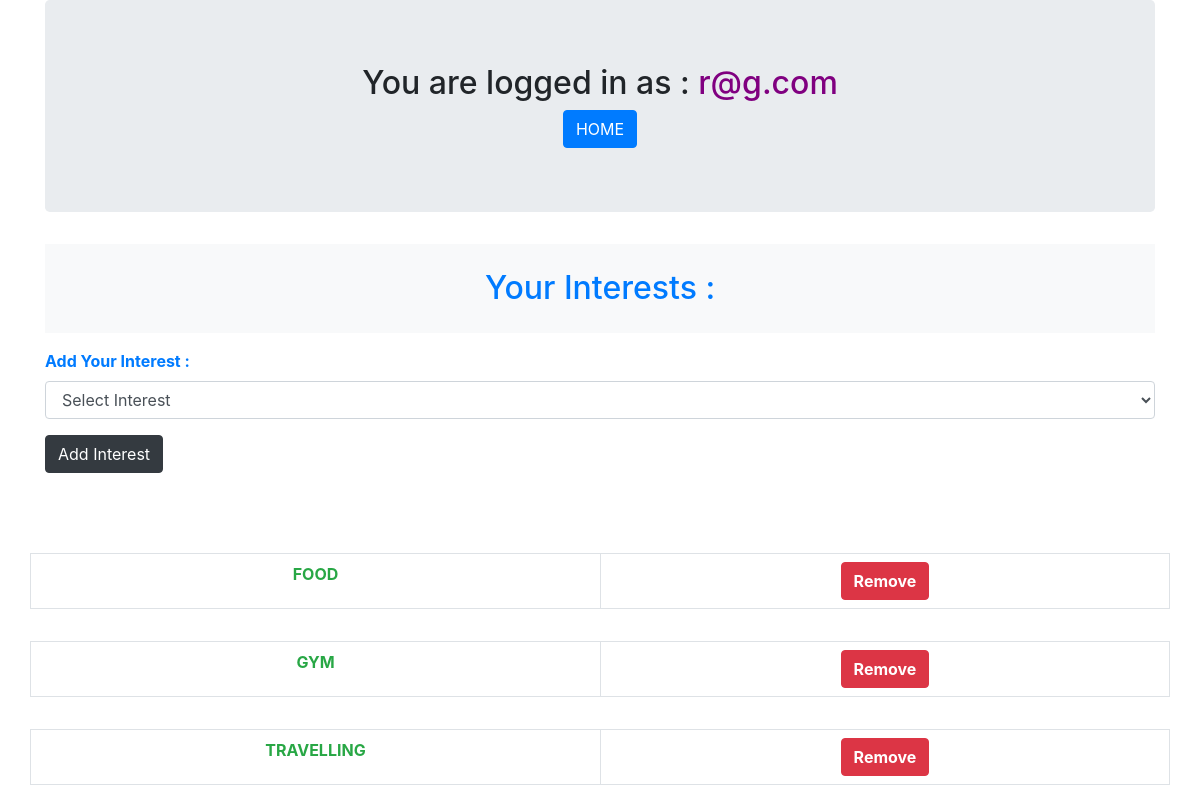
Page /myinterest.php (signed in) on the committed database.
### tables this page shows
CREATE TABLE `userinterest` (
  `id` int(11) NOT NULL,
  `interest_id` int(100) NOT NULL,
  `interest_name` varchar(100) NOT NULL,
  `user_id` int(100) NOT NULL,
  `u_name` varchar(100) NOT NULL
);

### functions/functions.php (the view, shortened to what this page needs)
<?php
include "includes/connection.php";
function getuserinterests(){
  global $con;
  $user = $_SESSION['user_email'];
  $getuser = "select * from users where user_email='$user'";
  $run_getuser = mysqli_query($con, $getuser);
  while ($row = mysqli_fetch_assoc($run_getuser)){
    $userid = $row['user_id'];
  }
  $getallinterest = "select * from userinterest where user_id='$userid'";
  $run_getallinterest = mysqli_query($con, $getallinterest);
  $intcount = mysqli_num_rows($run_getallinterest);
  if($intcount == 0){
    echo "<p class='text-center font-weight-bolder text-info'>You have not listed your interests</p>";
  }
  else {
  while($row = mysqli_fetch_assoc($run_getallinterest)){
    $intname = $row['interest_name'];
    $intid = $row['interest_id'];
    echo "
    <div class='row py-3'>
      <div class='col-sm-6 text-center border border-right-0 p-2 text-success font-weight-bold text-uppercase'>
        $intname
      </div>
      <div class='col-sm-6 text-center border p-2'>
        <a class='btn btn-danger text-white font-weight-bolder' href='deleteinterest.php?id=$intid'>Remove</a>
      </div>
    </div>
    ";
  }
}
}
?>

### rows in the picture
userinterest: interest_name "FOOD"
userinterest: interest_name "GYM"
userinterest: interest_name "TRAVELLING"

### other values in the picture
$_SESSION['user_email'] "r@g.com"
